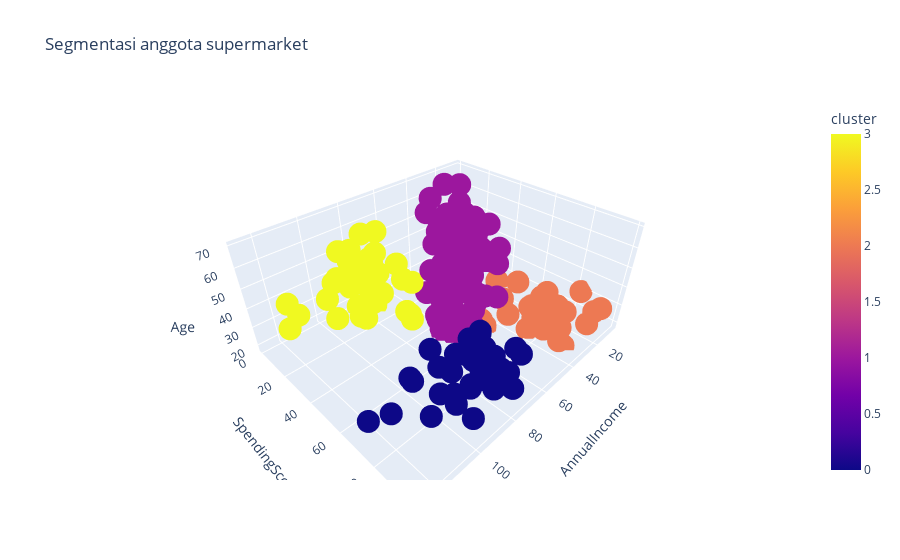

Here is the notebook cell this chart was saved with:
### Code cell
px.scatter_3d(X, x="AnnualIncome", y="SpendingScore", z="Age",
                    color = 'cluster', title="Segmentasi anggota supermarket")

### Figure 1 — Plotly figure (JSON) as saved in the notebook; plotly's stock layout.template omitted (floating-point values rounded to 4 significant figures; data arrays with more than 128 entries replaced by an {"elided": "..."} marker saying what was removed)
{"data": [{"hovertemplate": "AnnualIncome=%{x}<br>SpendingScore=%{y}<br>Age=%{z}<br>cluster=%{marker.color}<extra></extra>", "legendgroup": "", "marker": {"color": {"elided": "200 int values"}, "coloraxis": "coloraxis", "symbol": "circle"}, "mode": "markers", "name": "", "scene": "scene", "showlegend": false, "type": "scatter3d", "x": {"elided": "200 int values"}, "y": {"elided": "200 int values"}, "z": {"elided": "200 int values"}}], "layout": {"coloraxis": {"colorbar": {"title": {"text": "cluster"}}, "colorscale": [[0, "#0d0887"], [0.1111, "#46039f"], [0.2222, "#7201a8"], [0.3333, "#9c179e"], [0.4444, "#bd3786"], [0.5556, "#d8576b"], [0.6667, "#ed7953"], [0.7778, "#fb9f3a"], [0.8889, "#fdca26"], [1, "#f0f921"]]}, "legend": {"tracegroupgap": 0}, "scene": {"domain": {"x": [0, 1], "y": [0, 1]}, "xaxis": {"title": {"text": "AnnualIncome"}}, "yaxis": {"title": {"text": "SpendingScore"}}, "zaxis": {"title": {"text": "Age"}}}, "title": {"text": "Segmentasi anggota supermarket"}}}
